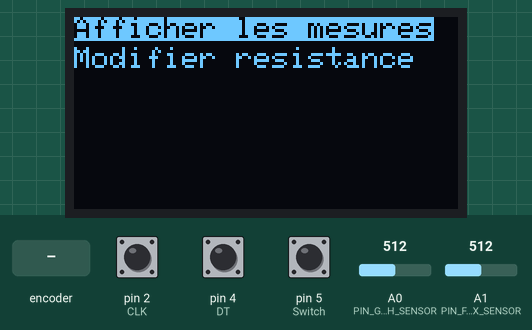
A sketch run on a simulated Arduino Uno, built with avr-gcc and run on an emulated ATmega328P. On the bench: 128×64 one-colour display. The test bench sets the inputs (shaded band); at power-on: pin 5 (Switch) HIGH, A0 (PIN_GRAPH_SENSOR) = 512, pin 2 (CLK) HIGH, pin 4 (DT) HIGH, A1 (PIN_FLEX_SENSOR) = 512. The display library's start-up logo is not drawn; what the sketch prints to the serial monitor is not drawn.

Above: at 3.2 s.
3.3 s: pin 5 (Switch) pulled LOW for 0.3 s
At 4.0 s:
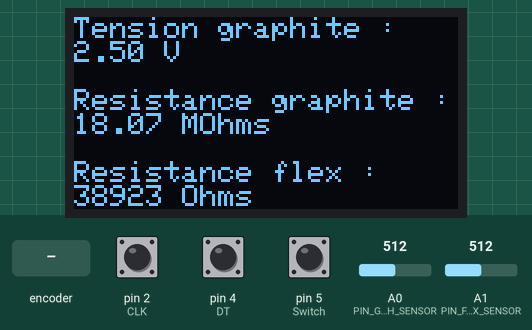
5.1 s: A0 (PIN_GRAPH_SENSOR) set to 0
At 5.9 s:
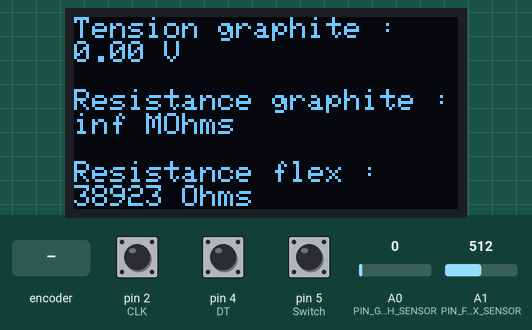
6.8 s: pin 5 (Switch) pulled LOW for 1 s
At 7.6 s:
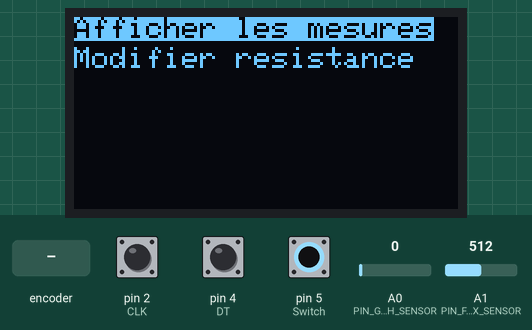
9.3 s: rotary encoder on pin 2 (CLK) / pin 4 (DT) turned 3 steps (first pin leading)
At 10.8 s:
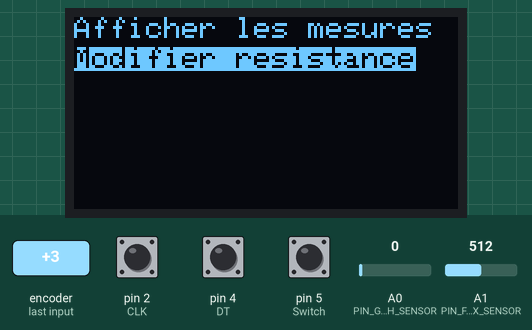
11.5 s: pin 5 (Switch) pulled LOW for 0.3 s
At 12.7 s:
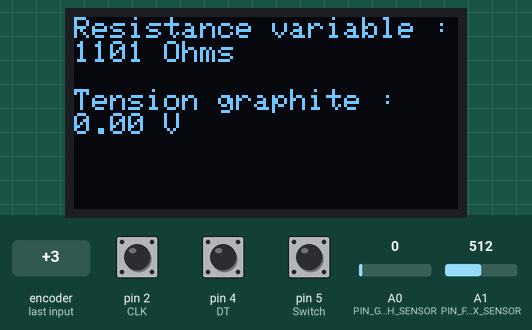
Timing chart, 0 to 14.5 s (numbered marks = the images above; inputs shaded):
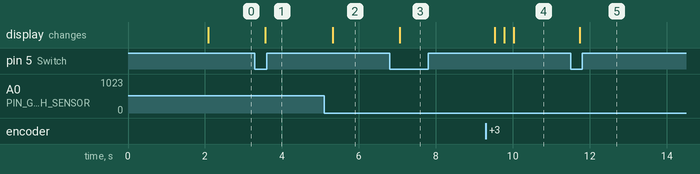

The sketch:

Master_code_projet_capteur.ino
```cpp
#include <Wire.h>
#include <Adafruit_GFX.h>
#include <Adafruit_SSD1306.h>
#include <SPI.h>
#include <SoftwareSerial.h>


//Définition des pins analogiques pour les capteurs

#define PIN_GRAPH_SENSOR A0 // Capteur graphite sur l'entrée analogique A0
#define PIN_FLEX_SENSOR A1 // Capteur de flexion sur l'entrée A1

// Définition des pins numériques pour l'encodeur rotatoire
#define CLK  2
#define DT  4
#define Switch 5

//Définition des broches RXD et TXD du module Bluetooth HC-05
#define bluetoothTx 7 // Broche TXD du module Bluetooth connectée à la broche 7 d'Arduino
#define bluetoothRx 8 // Broche RXD du module Bluetooth connectée à la broche 8 d'Arduino

// Déclaration d'un objet de type SoftwareSerial pour la communication avec le module Bluetooth
SoftwareSerial bluetooth(bluetoothTx, bluetoothRx);

// Déclaration de l'écran OLED avec la bibliothèque AdaFruit

#define SCREEN_WIDTH 128    // Taille horizontale de l'écran OLED
#define SCREEN_HEIGHT 64    // Taille verticale
#define OLED_RESET    -1    // Reset de l'écran est le même que celui de l'Arduino Uno
#define SCREEN_ADDRESS 0x3C // Adresse I2C de l'écran

Adafruit_SSD1306 oled(SCREEN_WIDTH, SCREEN_HEIGHT, &Wire, OLED_RESET);

// Déclaration pour les menus de l'écran
int selectedItem = 0;
bool inSubMenu = false;
const int numItems = 2;
const char *menuItems[] = {"Afficher les mesures", "Modifier resistance"};

// Déclaration pour le potentiomètre digital
const byte csPin           = 10;
const int  maxPositions    = 256;
const long rAB             = 50000.0;
const byte rWiper          = 125;
const byte pot0            = 0x11;    // pot0 addr // B 0001 0001
const byte pot0Shutdown    = 0x21;    // pot0 shutdown // B 0010 0001
int pos_res_variable = 5; // Fixe la résistance initiale du potentiomètre digital

// Déclaration pour le capteur de flexion et le capteur graphite
const float VCC = 5;
const float flexR_DIV = 39000.0;
const float flexflatResistance = 25000.0;
const float flexbendResistance = 100000.0;
float tension_graphite = 0;
float tension_flex = 0;
long resistance_variable = 0;
float resistance_graphite = 0;
long resistance_flex = 0;
char resultGraphite[15];
char buffer[15];
char resultFlex[15];
char buffer_flex[15];

// Déclaration pour l'encodeur rotatoire
volatile unsigned int lastStateSW; // variable qui enregistre l'état du bouton à la boucle précédente

/* ~~~~ Initialisation du programme ~~~~~ */

void setup() {
  Serial.begin(9600);
  bluetooth.begin(9600);

 // Initialisation des pins
  pinMode(CLK, INPUT_PULLUP);
  pinMode(DT, INPUT_PULLUP);
  pinMode(Switch, INPUT_PULLUP);
  pinMode(PIN_GRAPH_SENSOR, INPUT);
  pinMode(PIN_FLEX_SENSOR, INPUT);

  lastStateSW = digitalRead(Switch); // Vérifie l'état du bouton au lancement du programme

  attachInterrupt(0, doEncoder, RISING); //Définit l'interruption lorsque l'encodeur rotatoire tourne

 // Initialisation de l'écran
 if(!oled.begin(SSD1306_SWITCHCAPVCC, SCREEN_ADDRESS)) {
    Serial.println(F("SSD1306 allocation failed"));
    for(;;);
  }
  oled.setTextSize(1);
  oled.display();
  delay(2000);
  oled.clearDisplay();

 // Initialisation de la communication avec le potentiomètre digital
  digitalWrite(csPin, HIGH);
  pinMode(csPin, OUTPUT);
  SPI.begin();

}

/* ~~~~ Programme principal ~~~~~ */

void loop() {

  // Lecture de l'état du bouton pour passer du menu et aux sous-menus
  int stateSW = digitalRead(Switch);
  if (stateSW != lastStateSW && stateSW == LOW) {
    Serial.println(F("Clic!"));
    inSubMenu = !inSubMenu;
  }
  lastStateSW = stateSW;

  setPotWiper(pot0,pos_res_variable); // Modifie la résistance du potentiomètre

 // Mesures des capteurs et résistance variable
 tension_graphite = analogRead(PIN_GRAPH_SENSOR)*VCC/1023.0 ;
 resistance_variable = ((rAB * pos_res_variable) / maxPositions ) + rWiper;
 resistance_graphite = ((1+ (100000/resistance_variable))*100000*(VCC/tension_graphite)-110000)/1000000;

 tension_flex = analogRead(PIN_FLEX_SENSOR) *VCC/1023;

 resistance_flex = flexR_DIV * (VCC / tension_flex - 1);


 // Gestion de l'affichage sur l'écran
  oled.clearDisplay();

 if (!inSubMenu) {
    for (int i = 0; i < numItems; ++i) {
      if (i == selectedItem) {
        oled.setTextColor(SSD1306_BLACK, SSD1306_WHITE);
      } else {
        oled.setTextColor(SSD1306_WHITE);
      }
      oled.setCursor(0, i * 10);
      oled.println(menuItems[i]);
    }
  }
  else {
    oled.setTextColor(SSD1306_WHITE);
    oled.setCursor(0,0);

    switch(selectedItem){

      case(0):
        oled.println(F("Tension graphite :  "));
        oled.print(tension_graphite);
        oled.println(F(" V"));
        oled.println();
        oled.println (F("Resistance graphite :"));
        oled.print(resistance_graphite);
        oled.println(F(" MOhms"));
        oled.println();
        oled.println(F("Resistance flex : "));
        oled.print(resistance_flex);
        oled.println(F(" Ohms"));
        break;

      case(1):

        oled.println(F("Resistance variable :"));
        oled.print(resistance_variable);
        oled.println(F(" Ohms"));
        oled.println();
        oled.println(F("Tension graphite :  "));
        oled.print(tension_graphite);
        oled.println(F(" V"));

        break;

      default:
        oled.println(F("la reponse D"));
        break;

    }

  }

  oled.display();


  // Bluetooth
  dtostrf(tension_graphite, 4, 2, buffer); // Transforme la mesure float en une chaîne de caractères

  sprintf(resultGraphite,"g%s\n", buffer); //remplit le tableau resultGraphite de la mesure au format g"mesure"\n pour que l'appli puisse la lire
  bluetooth.write(resultGraphite); // envoie le contenu du tableau vers le module bluetooth
  delay(100);

  dtostrf(tension_flex, 4, 2, buffer_flex);
  sprintf(resultFlex,"f%s\n",buffer_flex);
  bluetooth.write(resultFlex);

  if (bluetooth.available()) {
    // Lit les données reçues depuis le module Bluetooth
    char receivedChar = bluetooth.read();

    // Affiche les données reçues sur le moniteur série
    Serial.print(receivedChar);
  }

  delay(100);
}

/* ~~~~ Fonctions supplémentaires ~~~~ */


// Fonction lors de l'interrupt de l'encodeur rotatoire
void doEncoder() {
  // Cas du menu principal
  if(!inSubMenu){
    if (digitalRead(DT)==HIGH) {
        selectedItem = (selectedItem == 0) ? numItems - 1 : selectedItem - 1;    // Dans le sens horaire fait défiler vers le bas puis boucle vers le premier item de la liste
    }
    else {
          selectedItem = (selectedItem == numItems - 1) ? 0 : selectedItem + 1; // L'inverse pour le sens trigonomètrique
    }
  }
  /* Cas du sous-menu de choix du gain

  La rotation permet, par incrément de 1, de changer une position entre 0 et 255 correspondant
  aux différentes valeurs de résistances possibles du potentiomètre digital.

  */
  else {
    if (selectedItem == 1) {
      if (digitalRead(DT)==HIGH) {
        pos_res_variable++;
        if (pos_res_variable >= 255) {
          pos_res_variable= 255;
        }
      }
      else {

      pos_res_variable--;
      if (pos_res_variable <= 0) {
       pos_res_variable= 0;
      }
      }
    }

  }
}

// Fonction de modulation de la résistance du potentiomètre digital
void setPotWiper(int addr, int pos) {
  pos = constrain(pos, 0, 255);
  digitalWrite(csPin, LOW);
  SPI.transfer(addr);
  SPI.transfer(pos);
  digitalWrite(csPin, HIGH);
}
```

Measured:
- after the input at 3.3 s, the display: changes after 0.27 s (image 1)
- after the input at 5.1 s, the display: changes after 0.22 s (image 2)
- after the input at 6.8 s, the display: changes after 0.27 s (image 3)
- after the input at 9.3 s, the display: changes after 0.23 s (image 4)
- after the input at 11.5 s, the display: changes after 0.24 s (image 5)
